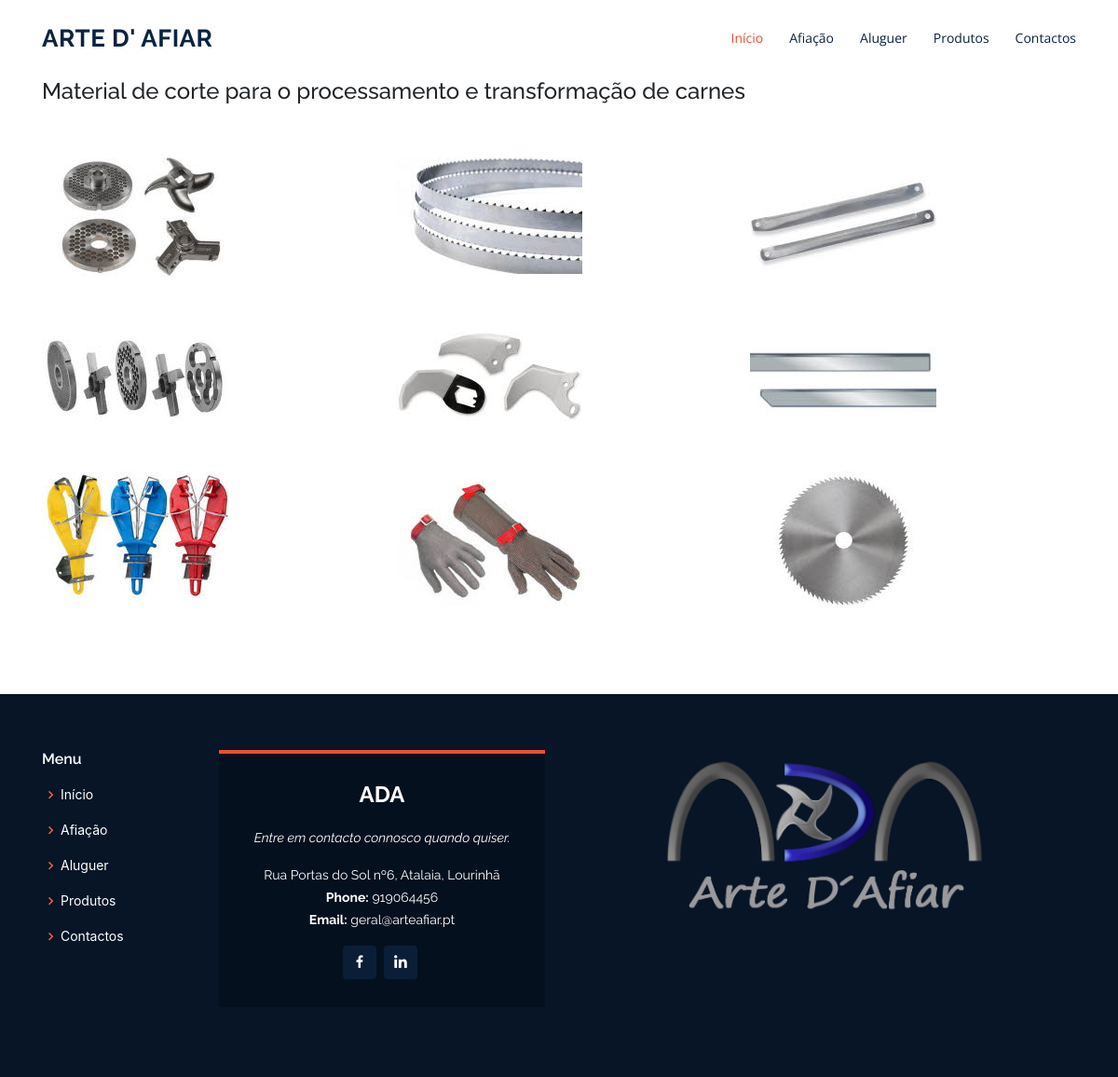
The page /carne_detalhe.php on the database its author committed.
### tables this page shows
CREATE TABLE `contactos` (
  `id` int(11) NOT NULL,
  `endereço` varchar(250) NOT NULL,
  `email_um` varchar(250) NOT NULL,
  `email_dois` varchar(250) NOT NULL,
  `telefone` varchar(100) NOT NULL
);

### ContactosUm.php (called while the page is built, shortened)
<?php
 class Contactos{
    private $endereço;
    private $email_um;
    private $telefone;
    public function __construct($id, $endereço, $email_um, $email_dois, $telefone){
        $this->endereço=$endereço;
        $this->email_um=$email_um;
        $this->telefone=$telefone;
    }
    public function getEndereço(){
        return $this->endereço;
    }
    public function getEmailUm(){
        return $this->email_um;
    }
    public function getTelefone(){
        return $this->telefone;
    }
 }

### bd.php (called while the page is built, shortened)
<?php
class Db {
    public function connect() {
        $this->servername="localhost";
        $this->username = "root";
        $this->password = "";
        $this->dbname = "ada";
        $this->charset = "utf8";
        try{
            $dsn = "mysql:host=".$this->servername.";dbname=".$this->dbname.";charset=".$this->charset;
            $pdo = new PDO($dsn,  $this->username, $this->password);
            $pdo->setAttribute(PDO::ATTR_ERRMODE, PDO::ERRMODE_EXCEPTION);
            return $pdo;
        } catch(PDOException $e){
            echo "Connection failed: " . $e->getMessage();
        }
    }
}

### carne_detalhe.php (the view, shortened to what this page needs)
<!doctype html>
<html lang="en">
  <head>
  <link href="assets/vendor/bootstrap/css/bootstrap.min.css" rel="stylesheet">
  <link href="assets/vendor/icofont/icofont.min.css" rel="stylesheet">
  <link href="assets/vendor/boxicons/css/boxicons.min.css" rel="stylesheet">
  <link href="assets/vendor/animate.css/animate.min.css" rel="stylesheet">
  <link href="assets/vendor/remixicon/remixicon.css" rel="stylesheet">
  <link href="assets/vendor/venobox/venobox.css" rel="stylesheet">
  <link href="assets/vendor/owl.carousel/assets/owl.carousel.min.css" rel="stylesheet">
  <link href="assets/vendor/aos/aos.css" rel="stylesheet">
  <link href="assets/css/style.css" rel="stylesheet">
  </head>
  <body>
    <header id="header" class="fixed-top">
     <?php  require_once('header.php');?>
    </header>
    <?php
      require_once('bd.php');
    ?>
    <main id="main">
    <section id="portfolio" class="portfolio">
      <div class="container" data-aos="fade-up">
        <div class="section-title">
        <br>
          <h4>Material de corte para o processamento e transformação de carnes</h4>
        </div>
        <div class="row portfolio-container" data-aos="fade-up" data-aos-delay="200">
          <div class="col-lg-4 col-md-5 portfolio-item filter-app">
            <img src="fotos/detalhe_carne/discos-cruzetas.jpg" class="img-fluid" alt="">
          </div>
          <div class="col-lg-4 col-md-6 portfolio-item filter-web">
            <img src="fotos/detalhe_carne/fita-de-serra.jpg" class="img-fluid" alt="">
          </div>
          <div class="col-lg-4 col-md-6 portfolio-item filter-app">
            <img src="fotos/detalhe_carne/lamina-bifes.jpg" class="img-fluid" alt="">
          </div>
          <div class="col-lg-4 col-md-6 portfolio-item filter-card">
            <img src="fotos/detalhe_carne/pre-cortadores.jpg" class="img-fluid" alt="">
          </div>
          <div class="col-lg-4 col-md-6 portfolio-item filter-web">
            <img src="fotos/detalhe_carne/cutter.jpg" class="img-fluid" alt="">
          </div>
          <div class="col-lg-4 col-md-6 portfolio-item filter-app">
            <img src="fotos/detalhe_carne/descoratadora.jpg" class="img-fluid" alt="">
          </div>
          <div class="col-lg-4 col-md-6 portfolio-item filter-card">
            <img src="fotos/detalhe_carne/afiadores.jpg" class="img-fluid" alt="">
          </div>
          <div class="col-lg-4 col-md-6 portfolio-item filter-card">
            <img src="fotos/detalhe_carne/luvas.jpg" class="img-fluid" alt="">
          </div>
          <div class="col-lg-4 col-md-6 portfolio-item filter-web">
            <img src="fotos/detalhe_carne/serilhado.jpg" class="img-fluid" alt="">
          </div>
        </div>
      </div>
    </section>
    </main>
    <footer id="footer">
    <?php  require_once('footer.php');?>
  </footer>
  </body>
</html>

### footer.php (shortened to what this page needs)
<!doctype html>
<html lang="en">
  <head>
    <link rel="stylesheet" href="https://stackpath.bootstrapcdn.com/bootstrap/4.3.1/css/bootstrap.min.css">
  </head>
  <body>
    <?php
        require_once('bd.php');
        require_once('ContactosUm.php');
        $db = new Db;
        $stmt=$db->connect()->query("SELECT * FROM contactos");
        $contactos = array();
      foreach($stmt as $row){
        $id = $row['id'];
        $endereço = $row['endereço'];
        $email_um = $row['email_um'];
        $email_dois = $row['email_dois'];
        $telefone = $row['telefone'];
        $contacto = new Contactos($id, $endereço, $email_um, $email_dois, $telefone);
        array_push($contactos,$contacto);
      }
    ?>
    <div class="footer-top">
      <div class="container">
        <div class="row">
          <div class="col-lg-2 col-md-5 footer-links">
            <h4>Menu</h4>
            <ul>
              <li><i class="bx bx-chevron-right"></i> <a href="index.php">Início</a></li>
              <li><i class="bx bx-chevron-right"></i> <a href="afiacoes.php">Afiação</a></li>
              <li><i class="bx bx-chevron-right"></i> <a href="aluguer.php">Aluguer</a></li>
              <li><i class="bx bx-chevron-right"></i> <a href="produtos.php">Produtos</a></li>
              <li><i class="bx bx-chevron-right"></i> <a href="contactos.php">Contactos</a></li>
            </ul>
          </div>
          <div class="col-lg-4 col-md-6">
            <div class="footer-info">
              <h3>ADA</h3>
              <p class="pb-3"><em>Entre em contacto connosco quando quiser.</em>
              </p>
              <p>
              <?php echo($contactos[0]->getEndereço());?> <br>
                <strong>Phone:</strong><?php echo($contactos[0]->getTelefone());?><br>
                <strong>Email:</strong><?php echo($contactos[0]->getEmailUm());?><br>
              </p>
              <div class="social-links mt-3">
                <a href="#" class="facebook"><i class="bx bxl-facebook"></i></a>
                <a href="#" class="linkedin"><i class="bx bxl-linkedin"></i></a>
              </div>
            </div>
          </div>
           <div class="col-lg-5 col-md-7 footer-newsletter">
           <img src="fotos/logo.png" style="height:180px; widht:50px; float:right; ">
          </div>
        </div>
      </div>
    </div>
  </body>
</html>

### assets/css/style.css (style rules this page uses)
body { font-family: "Open Sans", sans-serif; color: #444444; }
a { color: #ed502e; }
h1, h2, h3, h4, h5, h6 { font-family: "Raleway", sans-serif; }
#header { background: #fff; transition: all 0.5s; z-index: 997; padding: 20px 0; }
section { padding: 60px 0; }
.section-title { padding-bottom: 40px; }
.portfolio .portfolio-item { margin-bottom: 30px; }
#footer { background: #071527; padding: 0 0 30px 0; color: #fff; font-size: 14px; }
#footer .footer-top { padding: 60px 0 30px 0; }
#footer .footer-top .footer-info { margin-bottom: 15px; background: #05101e; border-top: 4px solid #ed502e; text-align: center; padding: 30px 20px; }
#footer .footer-top .footer-info h3 { font-size: 24px; margin: 0 0 20px 0; padding: 2px 0 2px 0; line-height: 1; font-weight: 700; }
#footer .footer-top .footer-info p { font-size: 14px; line-height: 24px; margin-bottom: 0; font-family: "Raleway", sans-serif; }
#footer .footer-top .social-links a { font-size: 18px; display: inline-block; color: #fff; line-height: 1; padding: 8px 0; margin-right: 4px; border-radius: 4px; text-align: center; width: 36px; height: 36px; transition: 0.3s; background: #0a1e38; }
#footer .footer-top h4 { font-size: 16px; font-weight: 600; color: #fff; position: relative; padding-bottom: 12px; }
#footer .footer-top .footer-links { margin-bottom: 30px; }
#footer .footer-top .footer-links ul { list-style: none; padding: 0; margin: 0; }
#footer .footer-top .footer-links ul i { padding-right: 2px; color: #ef6445; font-size: 18px; line-height: 1; }
#footer .footer-top .footer-links ul li { padding: 10px 0; display: flex; align-items: center; }
#footer .footer-top .footer-links ul li:first-child { padding-top: 0; }
#footer .footer-top .footer-links ul a { color: #fff; transition: 0.3s; display: inline-block; line-height: 1; }

### rows shown on the page
contactos: endereço "Rua Portas do Sol nº6, Atalaia, Lourinhã", telefone "919064456", email_um "geral@arteafiar.pt"
